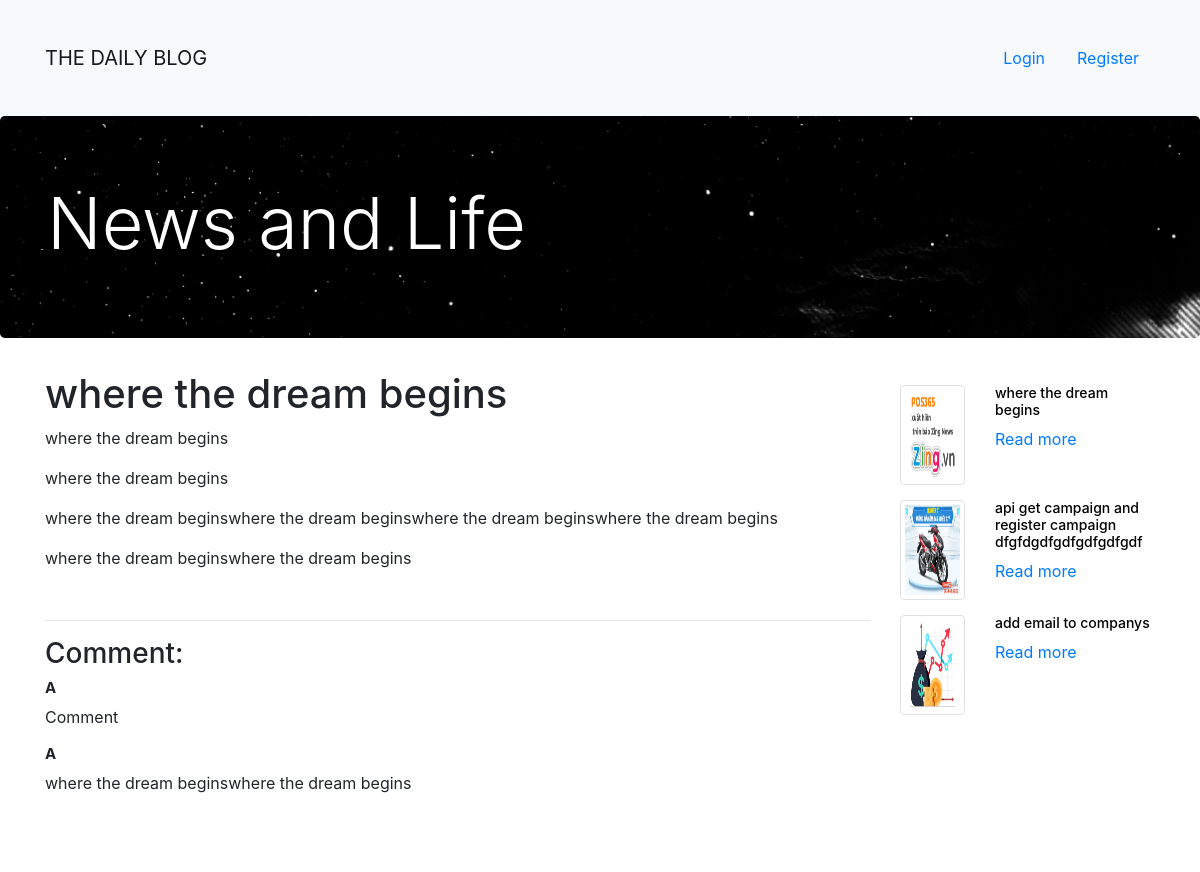
Screenshot of /detail.php?id=1 with the database file from the repository.
### tables this page shows
CREATE TABLE `posts` (
  `id` int(11) NOT NULL,
  `title` varchar(255) DEFAULT NULL,
  `description` varchar(255) DEFAULT NULL,
  `image` varchar(255) DEFAULT NULL,
  `contents` text NOT NULL
);

CREATE TABLE `comments` (
  `id` int(11) NOT NULL,
  `user_id` int(11) DEFAULT NULL,
  `post_id` int(11) DEFAULT NULL,
  `message` varchar(255) DEFAULT NULL
);

CREATE TABLE `users` (
  `id` int(11) NOT NULL,
  `name` varchar(255) DEFAULT NULL,
  `email` varchar(255) DEFAULT NULL,
  `password` varchar(255) DEFAULT NULL,
  `image` varchar(255) DEFAULT NULL,
  `user_role` tinyint(4) NOT NULL DEFAULT 0
);

### detail.php (the view, shortened to what this page needs)
<?php
    $conn = mysqli_connect("sql309.epizy.com", "epiz_28035304", "z1WwrOjjVntsR", "epiz_28035304_blog") or die ();
    mysqli_set_charset($conn, "utf8");
    $id = $_GET['id'];
    if ($id) {
        $sql = "SELECT * FROM `posts` WHERE id =". $id;
        $result = mysqli_query($conn, $sql) or die("Lỗi Truy Vấn fetch" . mysqli_error($conn));
        $data = [];
        if ($result) {
            while ($num = mysqli_fetch_assoc($result)) {
                $data[] = $num;
            }
        }
        $post = $data[0];
    } else {
        header('Location: index.php');
    }
    $sqlNew = "SELECT * FROM `posts` ORDER BY id LIMIT 10";
    $resultNew = mysqli_query($conn, $sqlNew) or die("Lỗi Truy Vấn fetch" . mysqli_error($conn));
    $posts = [];
    if ($resultNew) {
        while ($num = mysqli_fetch_assoc($resultNew)) {
            $posts[] = $num;
        }
    }
    $sqlComment = "SELECT * FROM `comments` INNER JOIN `users` ON comments.user_id = users.id WHERE post_id=". $id;
    $resultComment = mysqli_query($conn, $sqlComment) or die("Lỗi Truy Vấn fetch" . mysqli_error($conn));
    $comments = [];
    if ($resultComment) {
        while ($num = mysqli_fetch_assoc($resultComment)) {
            $comments[] = $num;
        }
    }
?>
<!doctype html>
<html lang="en">
<head>
    <link rel="stylesheet" href="https://maxcdn.bootstrapcdn.com/bootstrap/4.0.0-beta.2/css/bootstrap.min.css">
    <link rel="stylesheet" href="https://cdnjs.cloudflare.com/ajax/libs/font-awesome/5.15.3/css/all.min.css">
    <link rel="stylesheet" href="style.css">
</head>
<body>
<nav class="navbar navbar-expand-lg navbar-light bg-light">
    <div class="container">
        <a class="navbar-brand" href="index.php"></i> THE DAILY BLOG </a>
        <ul class="nav">
            <?php if (isset($_SESSION['user'])) : ?>
                <?php $user = $_SESSION['user'] ?>
                <li class="nav-item">
                    <a class="nav-link active" href="">Hello : <?php echo $user['name'] ?></a>
                </li>
                <?php if ($user['user_role']) : ?>
                    <li class="nav-item">
                        <a class="nav-link active" href="/admin/post/index.php">Đăng bài</a>
                    </li>
                <?php endif; ?>
                <li class="nav-item">
                    <a class="nav-link active" href="logout.php">Log out</a>
                </li>
            <?php else: ?>
                <li class="nav-item">
                    <a class="nav-link active" href="login.php">Login</a>
                </li>
                <li class="nav-item">
                    <a class="nav-link active" href="register.php">Register</a>
                </li>
            <?php endif; ?>
        </ul>
    </div>
</nav>
<div class="jumbotron text-white front">
    <div class="container">
        <h1 class="display-3"></i>News and Life</h1>
    </div>
</div>
<div class="container">
    <div class="row">
        <div class="col-md-9">
            <h1><?php echo $post['title'] ?></h1>
            <article class="text-justify">
                <p><?php echo $post['description'] ?></p>
            </article>
            <article class="text-justify" style="margin-bottom: 50px">
                <?php echo $post['contents'] ?>
            </article>
            <hr>
            <div class="comments">
              <h3>Comment: </h3>
                <?php foreach ($comments as $key => $comment) : ?>
                <div class="item-comment">
                    <h2 style="font-size: 15px; margin-left: 0px; font-weight: bold;"><?php echo $comment['name'] ?></h2>
                    <p><?php echo $comment['message'] ?></p>
                </div>
                <?php endforeach; ?>
            </div>
        </div>
        <div class="col-md-3">
            <?php foreach ($posts as $key => $item) : ?>
            <div class="item-post" style="margin-top: 15px">
                <div class="row">
                    <div class="col-md-4">
                        <a href="detail.php?id=<?= $item['id'] ?>"><img src="../../upload/posts/<?php echo $item['image'] ?>" alt="post img" class="pull-left img-responsive thumb margin10 img-thumbnail img-thumbnail-detail"></a>
                    </div>
                    <div class="col-md-8">
                        <a href="detail.php?id=<?= $item['id'] ?>" style="color: black"><h1 style="font-size: 14px"><?php echo $item['title'] ?></h1></a>
                        <a class="" href="detail.php?id=<?= $item['id'] ?>">Read more</a>
                    </div>
                </div>
            </div>
            <?php endforeach; ?>
        </div>
    </div>
</div>
<footer style="background:black;padding: 1%; color:white; text-align: center;">
    <h4 class="font-weight-thin">Copyright © 2021 Duc Thinh </h4>
</footer>
</body>
</html>

### style.css (style rules this page uses)
.front { background: url(images/uni.jpg); background-size: cover; background-attachment: fixed; text-shadow: 1px 1px 2px black; }
footer { background: url(https://img.freepik.com/free-vector/black-polygonal-seamless-pattern-with-triangles-dark-repeating-geometric-texture-with-extruded-surface-effect-illustration-background-wallpaper-interior-textile-wrapping-paper-print_278395-91.jpg) !important; background-size: contain; }
h2 { margin-left: 20px; }
ul { margin-left: -17px; list-style-type: none; }
ul li { margin: 30px 0; color: #6E6B66; position: relative; }
.img-thumbnail-detail { width: 200px; height: 100px; }

### rows the page displays
posts: title "where the dream begins", description "where the dream begins", contents "where the dream begins where the dream beginswhere the dream beginswhere the dream beginswhere the dream begins where the dream beginswhere the dream begins", image (picture)
comments: user.name "A", message "Comment"
comments: user.name "A", message "where the dream beginswhere the dream begins"
posts: image (picture), title "api get campaign and register campaign dfgfdgdfgdfgdfgdfgdf"
posts: image (picture), title "add email to companys"
